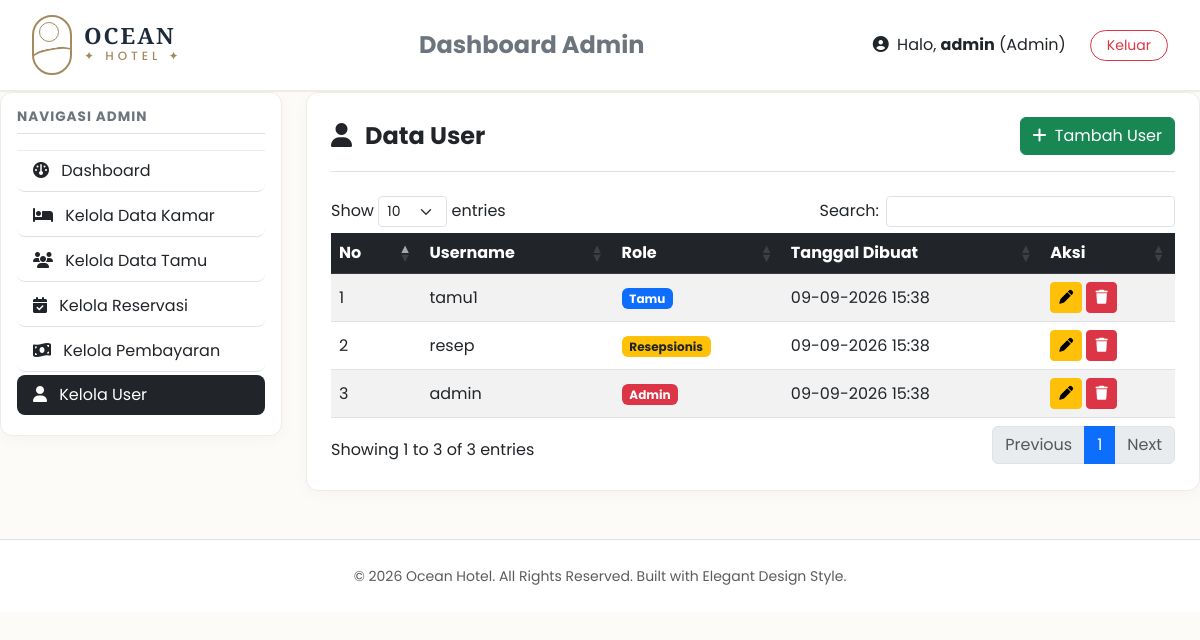
Screenshot of /admin/user/index.php (signed in) with the database file from the repository.
### tables this page shows
CREATE TABLE users (
    id_user INT AUTO_INCREMENT PRIMARY KEY,
    username VARCHAR(50) NOT NULL UNIQUE,
    password VARCHAR(255) NOT NULL,
    role ENUM('admin', 'resepsionis', 'tamu') NOT NULL,
    created_at TIMESTAMP DEFAULT CURRENT_TIMESTAMP
);

### admin/user/index.php (the view, shortened to what this page needs)
<?php
require_once '../../config/database.php';
include '../../templates/header.php';
include '../../templates/navbar.php';
?>
<link rel="stylesheet"
href="https://cdn.datatables.net/1.13.4/css/dataTables.bootstrap5.min.css">
<div class="row">
    <div class="col-md-3 mb-4">
        <div class="card card-ocean p-3">
            <h5 class="fw-bold mb-3 border-bottom pb-2 text-uppercase text-secondary"
            style="font-size:0.85rem;letter-spacing:1px;">
                Navigasi Admin
            </h5>
            <div class="list-group list-group-flush">
                <a href="../dashboard.php"
                class="list-group-item list-group-item-action rounded-3 mb-1">
                    <i class="fa-solid fa-gauge me-2"></i>
                    Dashboard
                </a>
                <a href="../kamar/index.php"
                class="list-group-item list-group-item-action rounded-3 mb-1">
                    <i class="fa-solid fa-bed me-2"></i>
                    Kelola Data Kamar
                </a>
                <a href="../tamu/index.php"
                class="list-group-item list-group-item-action rounded-3 mb-1">
                    <i class="fa-solid fa-users me-2"></i>
                    Kelola Data Tamu
                </a>
                <a href="../reservasi/index.php"
                class="list-group-item list-group-item-action rounded-3 mb-1">
                    <i class="fa-solid fa-calendar-check me-2"></i>
                    Kelola Reservasi
                </a>
                <a href="../pembayaran/index.php"
                class="list-group-item list-group-item-action rounded-3 mb-1">
                    <i class="fa-solid fa-money-bill-wave me-2"></i>
                    Kelola Pembayaran
                </a>
                <a href="index.php"
                class="list-group-item list-group-item-action active bg-dark border-0 rounded-3 mb-1">
                    <i class="fa-solid fa-user me-2"></i>
                    Kelola User
                </a>
            </div>
        </div>
    </div>
    <div class="col-md-9">
        <div class="card card-ocean p-4">
            <div class="d-flex justify-content-between align-items-center border-bottom pb-3 mb-4">
                <h4 class="fw-bold mb-0">
                    <i class="fa-solid fa-user me-2"></i>
                    Data User
                </h4>
                <a href="tambah.php" class="btn btn-success">
                    <i class="fa-solid fa-plus me-1"></i>
                    Tambah User
                </a>
            </div>
            <div class="table-responsive">
                <table id="tableUser"
                class="table table-hover table-striped align-middle">
                    <thead class="table-dark">
                        <tr>
                            <th>No</th>
                            <th>Username</th>
                            <th>Role</th>
                            <th>Tanggal Dibuat</th>
                            <th>Aksi</th>
                        </tr>
                    </thead>
                    <tbody>
                    <?php
                    $no = 1;
                    $query = mysqli_query($conn,"
                    SELECT *
                    FROM users
                    ORDER BY id_user DESC
                    ");
                    while($row = mysqli_fetch_assoc($query)):
                    ?>
                    <tr>
                        <td><?= $no++; ?></td>
                        <td><?= $row['username']; ?></td>
                        <td>
                            <?php if($row['role'] == 'admin'): ?>
                                <span class="badge bg-danger">
                                    Admin
                                </span>
                            <?php elseif($row['role'] == 'resepsionis'): ?>
                                <span class="badge bg-warning text-dark">
                                    Resepsionis
                                </span>
                            <?php else: ?>
                                <span class="badge bg-primary">
                                    Tamu
                                </span>
                            <?php endif; ?>
                        </td>
                        <td>
                            <?= date('d-m-Y H:i', strtotime($row['created_at'])); ?>
                        </td>
                        <td>
                            <a href="edit.php?id=<?= $row['id_user']; ?>"
                            class="btn btn-warning btn-sm">
                                <i class="fa-solid fa-pen"></i>
                            </a>
                            <a href="hapus.php?id=<?= $row['id_user']; ?>"
                            class="btn btn-danger btn-sm"
                            onclick="return confirm('Yakin ingin menghapus user ini?')">
                                <i class="fa-solid fa-trash"></i>
                            </a>
                        </td>
                    </tr>
                    <?php endwhile; ?>
                    </tbody>
                </table>
            </div>
        </div>
    </div>
</div>
<?php include '../../templates/footer.php'; ?>

### templates/header.php (shortened to what this page needs)
<!DOCTYPE html>
<html lang="id">
<head>
    <link href="https://cdn.jsdelivr.net/npm/bootstrap@5.3.0/dist/css/bootstrap.min.css" rel="stylesheet">
    <link rel="stylesheet" href="https://cdnjs.cloudflare.com/ajax/libs/font-awesome/6.4.0/css/all.min.css">
    <link rel="stylesheet" href="<?= BASEURL; ?>assets/css/style.css">
</head>
<body>

### templates/navbar.php (shortened to what this page needs)
<nav class="navbar navbar-expand-lg navbar-ocean sticky-top d-print-none">
    <div class="container-fluid">
        <a class="navbar-brand ocean-logo-container" href="<?= BASEURL; ?>">
            <div class="logo-badge"></div>
            <div class="logo-text-wrapper">
                <span class="logo-title">Ocean</span>
                <span class="logo-subtitle">✦ Hotel ✦</span>
            </div>
        </a>
        <div class="collapse navbar-collapse" id="navbarNav">
    <?php if(isset($_SESSION['login'])) : ?>
<div class="mx-auto">
    <span class="fw-bold fs-4 text-secondary">
        Dashboard <?= ucfirst($_SESSION['role']); ?>
    </span>
</div>
<?php endif; ?>
    <ul class="navbar-nav align-items-center">
        <?php if(isset($_SESSION['login'])) : ?>
            <li class="nav-item">
                <span class="nav-link text-dark me-3">
                    <i class="fa-solid fa-user-circle me-1"></i>
                    Halo,
                    <strong><?= $_SESSION['username']; ?></strong>
                    (<?= ucfirst($_SESSION['role']); ?>)
                </span>
            </li>
            <li class="nav-item">
                <a class="btn btn-outline-danger btn-sm rounded-pill px-3"
                href="<?= BASEURL; ?>auth/logout.php">
                    Keluar
                </a>
            </li>
        <?php endif; ?>
    </ul>
</div>
    </div>
</nav>

### templates/footer.php (shortened to what this page needs)
</div> <footer class="text-center py-4 mt-5 border-top bg-white text-muted d-print-none">
        <small>&copy; <?= date('Y'); ?> Ocean Hotel. All Rights Reserved. Built with Elegant Design Style.</small>
    </footer>
</body>
</html>

### assets/css/style.css (style rules this page uses)
:root { --bg-krem: #FDFBF7; --primary-brown: #A38A5F; --navy-dark: #1D2A3A; --white: #ffffff; }
body { background-color: var(--bg-krem); font-family: 'Poppins', sans-serif; color: var(--navy-dark); }
.ocean-logo-container { display: flex; align-items: center; gap: 12px; }
.logo-badge { width: 40px; height: 60px; border: 2px solid var(--primary-brown); border-radius: 25px; position: relative; overflow: hidden; background: transparent; }
.logo-badge::before { content: ''; position: absolute; top: 5px; left: 5px; width: 20px; height: 20px; border: 1.5px solid var(--primary-brown); border-radius: 50%; }
.logo-badge::after { content: ''; position: absolute; bottom: -5px; left: -5px; width: 50px; height: 30px; border-top: 2px solid var(--primary-brown); border-radius: 40% 40% 0 0; transform: rotate(-10deg); }
.logo-text-wrapper { display: flex; flex-direction: column; }
.logo-title { font-family: 'Cinzel', 'Georgia', serif; font-weight: 700; font-size: 1.4rem; letter-spacing: 2px; color: var(--navy-dark); line-height: 1; text-transform: uppercase; }
.logo-subtitle { font-size: 0.75rem; letter-spacing: 4px; color: var(--primary-brown); text-transform: uppercase; font-weight: 500; }
.navbar-ocean { background-color: var(--white); border-bottom: 2px solid #EFECE6; padding: 10px 20px; }
.card-ocean { background: var(--white); border: 1px solid #EFECE6; border-radius: 12px; box-shadow: 0 4px 15px rgba(29, 42, 58, 0.03); }

### rows the page displays
users: username "tamu1", role "Tamu", created_at "09-09-2026 15:38"
users: username "resep", role "Resepsionis", created_at "09-09-2026 15:38"
users: username "admin", role "Admin", created_at "09-09-2026 15:38"

### other values shown
$_SESSION['role'] "Admin"
$_SESSION['username'] "admin"
